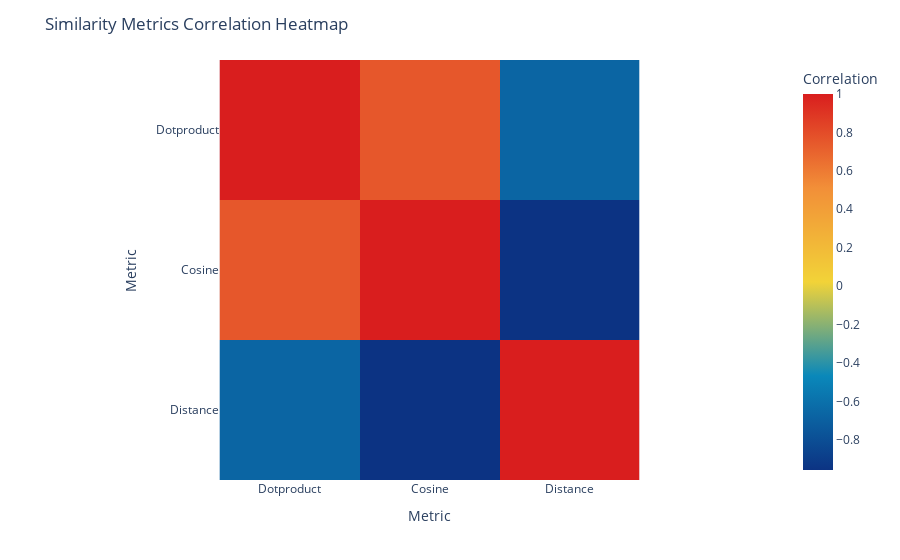

Notebook code cell kept with this figure:
### Markdown cell above
### Get correlation between similarity measures

### Code cell
simdf = pl.DataFrame(
    {
        k: v.flatten().numpy() for k, v in simpairs.items()
    }
)

corrdf = simdf.select(pl.col(pl.Float32, pl.Float64)).corr()

fig_corr = px.imshow(
    corrdf,
    labels=dict(x="Metric", y="Metric", color="Correlation"),
    x=["Dotproduct", "Cosine", "Distance"],
    y=["Dotproduct", "Cosine", "Distance"],
    color_continuous_scale="Portland"
)
fig_corr.update_layout(title="Similarity Metrics Correlation Heatmap")

### Figure 1 — Plotly figure (JSON) as saved in the notebook; plotly's stock layout.template omitted (floating-point values rounded to 4 significant figures)
{"data": [{"coloraxis": "coloraxis", "hovertemplate": "Metric: %{x}<br>Metric: %{y}<br>Correlation: %{z}<extra></extra>", "name": "0", "type": "heatmap", "x": ["Dotproduct", "Cosine", "Distance"], "xaxis": "x", "y": ["Dotproduct", "Cosine", "Distance"], "yaxis": "y", "z": [[1, 0.7518, -0.67], [0.7518, 1.0, -0.9568], [-0.67, -0.9568, 1]]}], "layout": {"coloraxis": {"colorbar": {"title": {"text": "Correlation"}}, "colorscale": [[0, "rgb(12,51,131)"], [0.25, "rgb(10,136,186)"], [0.5, "rgb(242,211,56)"], [0.75, "rgb(242,143,56)"], [1, "rgb(217,30,30)"]]}, "margin": {"t": 60}, "title": {"text": "Similarity Metrics Correlation Heatmap"}, "xaxis": {"anchor": "y", "constrain": "domain", "domain": [0, 1], "scaleanchor": "y", "title": {"text": "Metric"}}, "yaxis": {"anchor": "x", "autorange": "reversed", "constrain": "domain", "domain": [0, 1], "title": {"text": "Metric"}}}}
